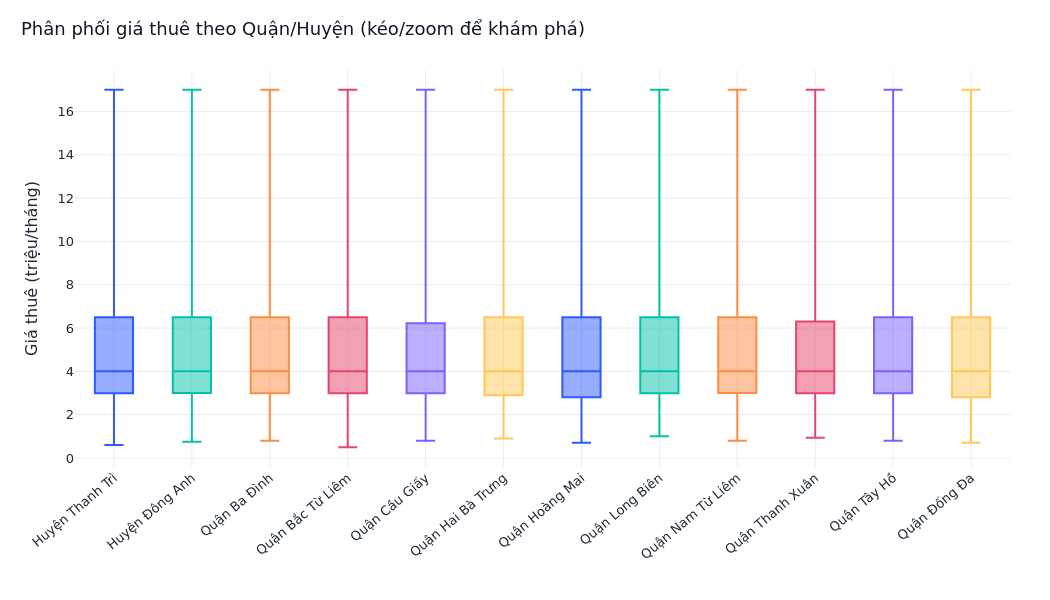

The cell this chart's notebook holds for it:
### Markdown cell above
### 6.3. Khám phá giá theo quận — *tương tác (hover xem phân vị)*

### Code cell
fig = px.box(rt, x="district", y="price", category_orders={"district": list(order)},
             color="district", points=False,
             title="Phân phối giá thuê theo Quận/Huyện (kéo/zoom để khám phá)")
fig.update_layout(showlegend=False, xaxis_title="", yaxis_title="Giá thuê (triệu/tháng)",
                  xaxis_tickangle=-40)
show_px(fig, "06_box_price_by_district_interactive", w=1050, h=600)

### Figure 1 — Plotly figure (JSON) as saved in the notebook; plotly's stock layout.template omitted (floating-point values rounded to 4 significant figures; data arrays with more than 128 entries replaced by an {"elided": "..."} marker saying what was removed)
{"data": [{"alignmentgroup": "True", "boxpoints": false, "hovertemplate": "district=%{x}<br>price=%{y}<extra></extra>", "legendgroup": "Huyện Thanh Trì", "marker": {"color": "#2D5BFF"}, "name": "Huyện Thanh Trì", "notched": false, "offsetgroup": "Huyện Thanh Trì", "orientation": "v", "showlegend": true, "type": "box", "x": {"elided": "7330 str values"}, "x0": " ", "xaxis": "x", "y": {"elided": "7330 float values"}, "y0": " ", "yaxis": "y"}, {"alignmentgroup": "True", "boxpoints": false, "hovertemplate": "district=%{x}<br>price=%{y}<extra></extra>", "legendgroup": "Huyện Đông Anh", "marker": {"color": "#00C2A8"}, "name": "Huyện Đông Anh", "notched": false, "offsetgroup": "Huyện Đông Anh", "orientation": "v", "showlegend": true, "type": "box", "x": {"elided": "7327 str values"}, "x0": " ", "xaxis": "x", "y": {"elided": "7327 float values"}, "y0": " ", "yaxis": "y"}, {"alignmentgroup": "True", "boxpoints": false, "hovertemplate": "district=%{x}<br>price=%{y}<extra></extra>", "legendgroup": "Quận Ba Đình", "marker": {"color": "#FF8C42"}, "name": "Quận Ba Đình", "notched": false, "offsetgroup": "Quận Ba Đình", "orientation": "v", "showlegend": true, "type": "box", "x": {"elided": "7410 str values"}, "x0": " ", "xaxis": "x", "y": {"elided": "7410 float values"}, "y0": " ", "yaxis": "y"}, {"alignmentgroup": "True", "boxpoints": false, "hovertemplate": "district=%{x}<br>price=%{y}<extra></extra>", "legendgroup": "Quận Bắc Từ Liêm", "marker": {"color": "#E5446D"}, "name": "Quận Bắc Từ Liêm", "notched": false, "offsetgroup": "Quận Bắc Từ Liêm", "orientation": "v", "showlegend": true, "type": "box", "x": {"elided": "7699 str values"}, "x0": " ", "xaxis": "x", "y": {"elided": "7699 float values"}, "y0": " ", "yaxis": "y"}, {"alignmentgroup": "True", "boxpoints": false, "hovertemplate": "district=%{x}<br>price=%{y}<extra></extra>", "legendgroup": "Quận Cầu Giấy", "marker": {"color": "#7B61FF"}, "name": "Quận Cầu Giấy", "notched": false, "offsetgroup": "Quận Cầu Giấy", "orientation": "v", "showlegend": true, "type": "box", "x": {"elided": "7621 str values"}, "x0": " ", "xaxis": "x", "y": {"elided": "7621 float values"}, "y0": " ", "yaxis": "y"}, {"alignmentgroup": "True", "boxpoints": false, "hovertemplate": "district=%{x}<br>price=%{y}<extra></extra>", "legendgroup": "Quận Hai Bà Trưng", "marker": {"color": "#FFC857"}, "name": "Quận Hai Bà Trưng", "notched": false, "offsetgroup": "Quận Hai Bà Trưng", "orientation": "v", "showlegend": true, "type": "box", "x": {"elided": "7482 str values"}, "x0": " ", "xaxis": "x", "y": {"elided": "7482 float values"}, "y0": " ", "yaxis": "y"}, {"alignmentgroup": "True", "boxpoints": false, "hovertemplate": "district=%{x}<br>price=%{y}<extra></extra>", "legendgroup": "Quận Hoàng Mai", "marker": {"color": "#2D5BFF"}, "name": "Quận Hoàng Mai", "notched": false, "offsetgroup": "Quận Hoàng Mai", "orientation": "v", "showlegend": true, "type": "box", "x": {"elided": "7750 str values"}, "x0": " ", "xaxis": "x", "y": {"elided": "7750 float values"}, "y0": " ", "yaxis": "y"}, {"alignmentgroup": "True", "boxpoints": false, "hovertemplate": "district=%{x}<br>price=%{y}<extra></extra>", "legendgroup": "Quận Long Biên", "marker": {"color": "#00C2A8"}, "name": "Quận Long Biên", "notched": false, "offsetgroup": "Quận Long Biên", "orientation": "v", "showlegend": true, "type": "box", "x": {"elided": "7537 str values"}, "x0": " ", "xaxis": "x", "y": {"elided": "7537 float values"}, "y0": " ", "yaxis": "y"}, {"alignmentgroup": "True", "boxpoints": false, "hovertemplate": "district=%{x}<br>price=%{y}<extra></extra>", "legendgroup": "Quận Nam Từ Liêm", "marker": {"color": "#FF8C42"}, "name": "Quận Nam Từ Liêm", "notched": false, "offsetgroup": "Quận Nam Từ Liêm", "orientation": "v", "showlegend": true, "type": "box", "x": {"elided": "7886 str values"}, "x0": " ", "xaxis": "x", "y": {"elided": "7886 float values"}, "y0": " ", "yaxis": "y"}, {"alignmentgroup": "True", "boxpoints": false, "hovertemplate": "district=%{x}<br>price=%{y}<extra></extra>", "legendgroup": "Quận Thanh Xuân", "marker": {"color": "#E5446D"}, "name": "Quận Thanh Xuân", "notched": false, "offsetgroup": "Quận Thanh Xuân", "orientation": "v", "showlegend": true, "type": "box", "x": {"elided": "7835 str values"}, "x0": " ", "xaxis": "x", "y": {"elided": "7835 float values"}, "y0": " ", "yaxis": "y"}, {"alignmentgroup": "True", "boxpoints": false, "hovertemplate": "district=%{x}<br>price=%{y}<extra></extra>", "legendgroup": "Quận Tây Hồ", "marker": {"color": "#7B61FF"}, "name": "Quận Tây Hồ", "notched": false, "offsetgroup": "Quận Tây Hồ", "orientation": "v", "showlegend": true, "type": "box", "x": {"elided": "7690 str values"}, "x0": " ", "xaxis": "x", "y": {"elided": "7690 float values"}, "y0": " ", "yaxis": "y"}, {"alignmentgroup": "True", "boxpoints": false, "hovertemplate": "district=%{x}<br>price=%{y}<extra></extra>", "legendgroup": "Quận Đống Đa", "marker": {"color": "#FFC857"}, "name": "Quận Đống Đa", "notched": false, "offsetgroup": "Quận Đống Đa", "orientation": "v", "showlegend": true, "type": "box", "x": {"elided": "7655 str values"}, "x0": " ", "xaxis": "x", "y": {"elided": "7655 float values"}, "y0": " ", "yaxis": "y"}], "layout": {"boxmode": "overlay", "height": 600, "legend": {"title": {"text": "district"}, "tracegroupgap": 0}, "showlegend": false, "title": {"text": "Phân phối giá thuê theo Quận/Huyện (kéo/zoom để khám phá)"}, "width": 1050, "xaxis": {"anchor": "y", "categoryarray": ["Huyện Thanh Trì", "Huyện Đông Anh", "Quận Ba Đình", "Quận Bắc Từ Liêm", "Quận Cầu Giấy", "Quận Hai Bà Trưng", "Quận Hoàng Mai", "Quận Long Biên", "Quận Nam Từ Liêm", "Quận Thanh Xuân", "Quận Tây Hồ", "Quận Đống Đa"], "categoryorder": "array", "domain": [0.0, 1.0], "tickangle": -40, "title": {"text": ""}}, "yaxis": {"anchor": "x", "domain": [0.0, 1.0], "title": {"text": "Giá thuê (triệu/tháng)"}}}}
